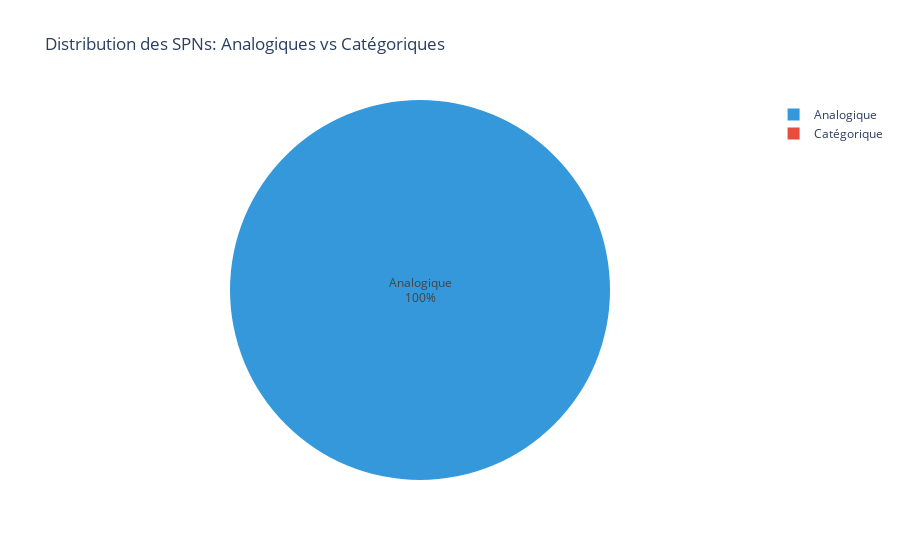

Notebook cell for this chart:
### Markdown cell above
---
## 1. Analyse des SPNs: Analogiques vs Catégoriques

### But
Déterminer la proportion de SPNs (Suspect Parameter Numbers) qui sont:
- **Analogiques** (`is_analog = True`): valeurs continues (vitesse, température, etc.)
- **Catégoriques** (`is_analog = False`): valeurs discrètes/états (marche/arrêt, modes, etc.)

### Pourquoi c'est important
- Les SPNs analogiques et catégoriques nécessitent des approches différentes pour la détection d'anomalies
- Permet de comprendre la nature des données disponibles

### Code cell
# Récupérer toutes les définitions SPN depuis la BD
with get_session() as session:
    spns = session.exec(select(SpnDefinition)).all()
    total_spns = len(spns)
    analog_count = sum(1 for s in spns if s.is_analog)
    digital_count = total_spns - analog_count

# Affichage des résultats
print(f"RÉSULTATS - Proportions SPNs")
print(f"{'='*50}")
print(f"Total SPNs définis: {total_spns:,}")
print(f"SPNs Analogiques: {analog_count:,} ({100*analog_count/total_spns:.2f}%)")
print(f"SPNs Catégoriques: {digital_count:,} ({100*digital_count/total_spns:.2f}%)")

# Visualisation
df_prop = pd.DataFrame({
    'Type': ['Analogique', 'Catégorique'], 
    'Count': [analog_count, digital_count]
})

fig = px.pie(df_prop, values='Count', names='Type', 
             title='Distribution des SPNs: Analogiques vs Catégoriques',
             color_discrete_sequence=['#3498db', '#e74c3c'])
fig.update_traces(textposition='inside', textinfo='percent+label')
fig.show()

### Figure 1 — Plotly figure (JSON) as saved in the notebook; plotly's stock layout.template omitted (floating-point values rounded to 4 significant figures)
{"data": [{"domain": {"x": [0, 1], "y": [0, 1]}, "hovertemplate": "Type=%{label}<br>Count=%{value}<extra></extra>", "labels": ["Analogique", "Catégorique"], "legendgroup": "", "name": "", "showlegend": true, "textinfo": "percent+label", "textposition": "inside", "type": "pie", "values": [13313, 0]}], "layout": {"legend": {"tracegroupgap": 0}, "piecolorway": ["#3498db", "#e74c3c"], "title": {"text": "Distribution des SPNs: Analogiques vs Catégoriques"}}}
